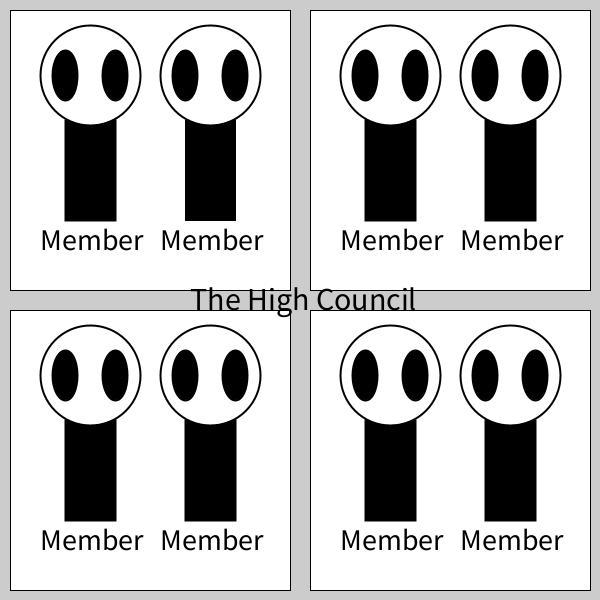
Frame 1 (no input)
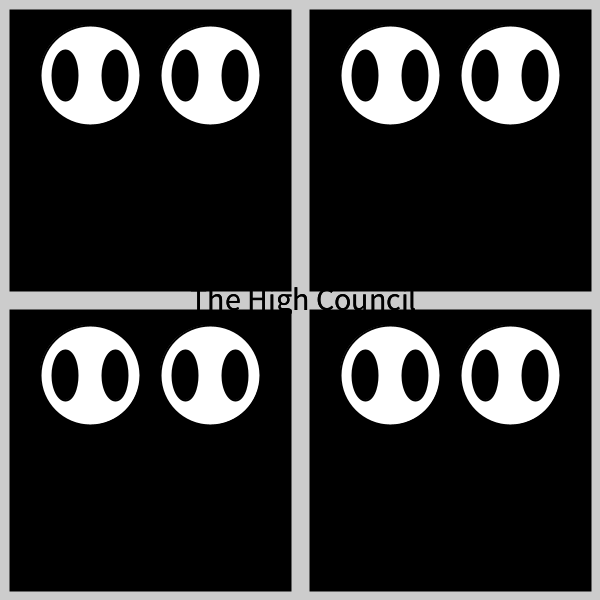
Frame 2 (the mouse pressed at the canvas centre, redrawn once)

The Processing sketch that drew these frames (run headless with seeded random() and noise(); the mouse was pressed at the canvas centre and the sketch redrawn once):

// Processing sketch: Alien
// ── Alien.pde
void setup() {
  size (600, 600);
  noLoop();
}
void draw() {  //Laver 4 frames
  frameFunction(0, 0); //Frame 1
  frameFunction(300, 0); //Frame 2
  frameFunction(0, 300); //Frame 3
  frameFunction(300, 300); //Frame 4
  //Indsætter 8 aliens
  //Frame 1
  lavAlien (60, 0);
  lavAlien (-60, 0);
  //Frame 2
  lavAlien(360, 0);
  lavAlien(240, 0);
  //Frame 3
  lavAlien (60, 300);
  lavAlien(-60, 300);
  //Frame 4
  lavAlien(360, 300);
  lavAlien(240, 300);
  //Titel
  textSize(32);
  fill(0, 0, 0);
  text("The High Council", 190, 310);
}
// Tegner alien
void lavAlien(int x, int y) {
  // Krop
  fill(0, 0, 0);
  rect(125+x, 120+y, 50, 100);
  // Hoved
  strokeWeight(2);
  fill(255, 255, 255);
  circle(150+x, 75+y, 100);
  // Øje
  fill(0, 0, 0);
  ellipse(125+x, 75+y, 25, 50);
  ellipse(175+x, 75+y, 25, 50);
  // Navn
  textSize(30);
  text("Member", 100+x, 250+y);
}
// Laver frames bag aliens
void frameFunction(int x, int y ) {
  rect(10+x, 10+y, 280, 280);
}
